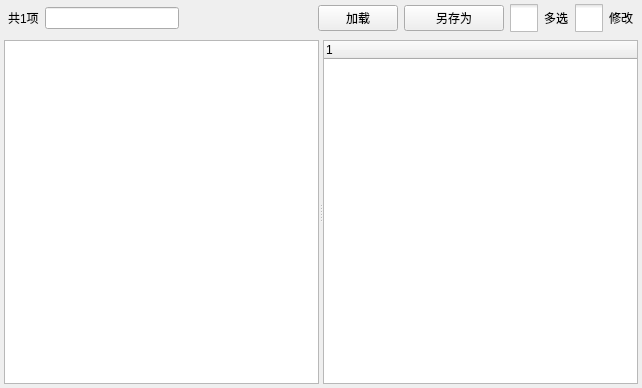
<?xml version="1.0" encoding="UTF-8"?>
<ui version="4.0">
 <class>NbtWidget</class>
 <widget class="QWidget" name="NbtWidget">
  <property name="geometry">
   <rect>
    <x>0</x>
    <y>0</y>
    <width>642</width>
    <height>388</height>
   </rect>
  </property>
  <property name="windowTitle">
   <string>Form</string>
  </property>
  <property name="windowIcon">
   <iconset resource="icon.qrc">
    <normaloff>:/ui/global_nbt.png</normaloff>:/ui/global_nbt.png</iconset>
  </property>
  <layout class="QVBoxLayout" name="verticalLayout" stretch="1,8">
   <property name="spacing">
    <number>4</number>
   </property>
   <property name="leftMargin">
    <number>4</number>
   </property>
   <property name="topMargin">
    <number>4</number>
   </property>
   <property name="rightMargin">
    <number>4</number>
   </property>
   <property name="bottomMargin">
    <number>4</number>
   </property>
   <item>
    <layout class="QHBoxLayout" name="nbt_edit_toolbar">
     <property name="spacing">
      <number>6</number>
     </property>
     <property name="leftMargin">
      <number>4</number>
     </property>
     <property name="topMargin">
      <number>0</number>
     </property>
     <property name="rightMargin">
      <number>4</number>
     </property>
     <property name="bottomMargin">
      <number>4</number>
     </property>
     <item>
      <widget class="QLabel" name="item_num_label">
       <property name="minimumSize">
        <size>
         <width>0</width>
         <height>0</height>
        </size>
       </property>
       <property name="maximumSize">
        <size>
         <width>16777215</width>
         <height>16777215</height>
        </size>
       </property>
       <property name="text">
        <string>共1项</string>
       </property>
      </widget>
     </item>
     <item>
      <widget class="QLineEdit" name="search_edit">
       <property name="minimumSize">
        <size>
         <width>0</width>
         <height>0</height>
        </size>
       </property>
       <property name="maximumSize">
        <size>
         <width>16777215</width>
         <height>16777215</height>
        </size>
       </property>
       <property name="text">
        <string/>
       </property>
      </widget>
     </item>
     <item>
      <spacer name="horizontalSpacer">
       <property name="orientation">
        <enum>Qt::Horizontal</enum>
       </property>
       <property name="sizeHint" stdset="0">
        <size>
         <width>40</width>
         <height>20</height>
        </size>
       </property>
      </spacer>
     </item>
     <item>
      <widget class="QPushButton" name="load_btn">
       <property name="minimumSize">
        <size>
         <width>60</width>
         <height>0</height>
        </size>
       </property>
       <property name="text">
        <string>加载</string>
       </property>
      </widget>
     </item>
     <item>
      <widget class="QPushButton" name="save_btn">
       <property name="minimumSize">
        <size>
         <width>100</width>
         <height>0</height>
        </size>
       </property>
       <property name="text">
        <string>另存为</string>
       </property>
      </widget>
     </item>
     <item>
      <widget class="QCheckBox" name="multi_select_checkbox">
       <property name="styleSheet">
        <string notr="true">QCheckBox::indicator {
     width: 28px;
     height: 28px;
}</string>
       </property>
       <property name="text">
        <string>多选</string>
       </property>
      </widget>
     </item>
     <item>
      <widget class="QCheckBox" name="modify_checkbox">
       <property name="styleSheet">
        <string notr="true">QCheckBox::indicator {
     width: 28px;
     height: 28px;
}</string>
       </property>
       <property name="text">
        <string>修改</string>
       </property>
      </widget>
     </item>
    </layout>
   </item>
   <item>
    <widget class="QSplitter" name="splitter">
     <property name="orientation">
      <enum>Qt::Horizontal</enum>
     </property>
     <widget class="QListWidget" name="list_widget"/>
     <widget class="QTreeWidget" name="tree_widget">
      <column>
       <property name="text">
        <string notr="true">1</string>
       </property>
      </column>
     </widget>
    </widget>
   </item>
  </layout>
 </widget>
 <resources>
  <include location="icon.qrc"/>
 </resources>
 <connections/>
</ui>
